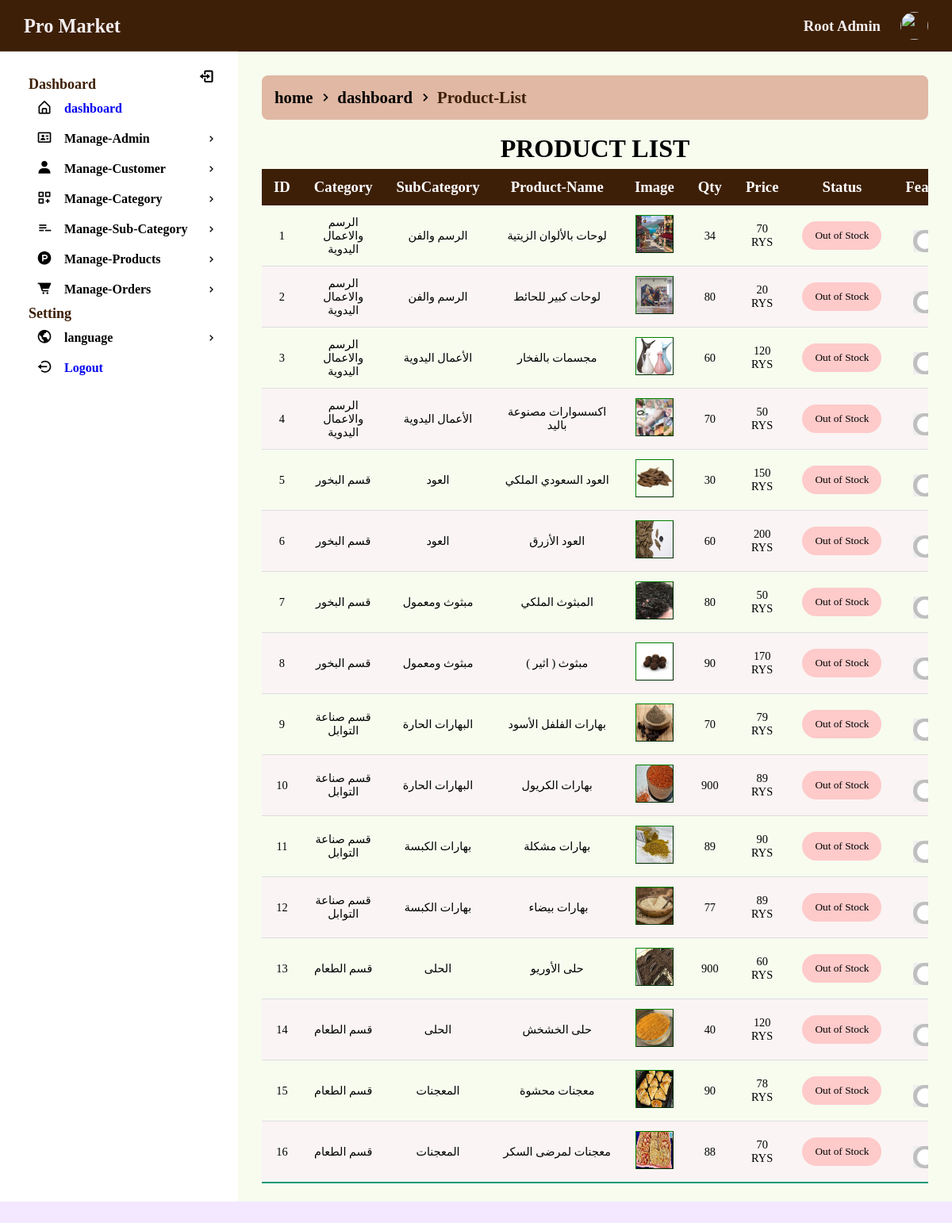
The app's page /admin/list-product (signed in) with its own data.
### tables this page shows
CREATE TABLE `products` (
  `id` int(11) NOT NULL COMMENT 'PRODUCTS ID',
  `category_id` int(11) NOT NULL,
  `subcategory_id` int(11) DEFAULT NULL,
  `product_name` varchar(128) NOT NULL,
  `product_summary` text NOT NULL,
  `product_details` text NOT NULL,
  `product_master_image` text NOT NULL,
  `product_quantity` int(11) NOT NULL,
  `product_price` double DEFAULT NULL,
  `product_discount_price` double DEFAULT NULL,
  `discount_start` datetime DEFAULT NULL,
  `discount_ends` datetime DEFAULT NULL,
  `product_status` enum('In Stock','Out of Stock') NOT NULL DEFAULT 'In Stock',
  `product_featured` enum('YES','NO') NOT NULL DEFAULT 'NO',
  `product_tags` varchar(512) NOT NULL,
  `created_at` datetime DEFAULT NULL,
  `updated_at` datetime DEFAULT NULL,
  `products_image_one` text DEFAULT NULL,
  `products_image_two` text DEFAULT NULL,
  `products_image_three` text DEFAULT NULL,
  `brand_id` int(11) DEFAULT NULL
);

CREATE TABLE `categories` (
  `id` int(11) NOT NULL COMMENT 'CATEGORIES ID',
  `category_name` varchar(64) NOT NULL,
  `category_status` enum('Active','Inactive') NOT NULL DEFAULT 'Active',
  `created_at` datetime DEFAULT current_timestamp(),
  `updated_at` datetime DEFAULT current_timestamp(),
  `category_image` text NOT NULL
);

CREATE TABLE `subcategories` (
  `id` int(11) NOT NULL COMMENT 'SUBCATEGORIES ID',
  `category_id` int(11) NOT NULL,
  `subcategory_name` varchar(128) NOT NULL,
  `subcategory_status` enum('Active','Inactive') NOT NULL DEFAULT 'Active',
  `subcategory_banner` text NOT NULL,
  `created_at` datetime DEFAULT NULL,
  `updated_at` datetime DEFAULT NULL
);

### admin/app/Controllers/View.php (called while the page is built, shortened)
<?php
class View
{
	public function loadContent($directory, $page_name)
	{
		include("resource/view/".$directory."/".$page_name.".php");
	}
}
?>

### common/Helper.php (called while the page is built, shortened)
<?php
class Helper
{
	public $connection;
	public function __construct()
	{
		$this->connection = new PDO('mysql:host='.$GLOBALS['DBHOST'].';dbname='.$GLOBALS['DBNAME'].';charset=utf8', $GLOBALS['DBUSER'], $GLOBALS['DBPASS']);
		$this->connection->setAttribute(PDO::ATTR_ERRMODE, PDO::ERRMODE_EXCEPTION);
		$this->connection->setAttribute(PDO::ATTR_EMULATE_PREPARES, false);
	}
	public function selectJoinData($columnName, $tableName, $joinType = "INNER", $onCondition, $whereValue = 0, $formatBy = 0, $paginate = 0)
	{
		try
		{
			if($columnName == "*")
			{
				$sql1 = "SELECT ";
				$sql2 = "*";
			}
			else
			{
				$sql1 = "SELECT ";
				foreach($columnName AS $ca1Column => $ca1Value)
				{
					@$sql2 .= "$ca1Value, ";
				}
				$sql2 = rtrim(@$sql2, ", ");
			}
			$sql3 = " FROM `" . $tableName['MAIN'] . "`";
			foreach($onCondition AS $on1Column => $on1Value)
			{
				@$sql4 .= " " . $joinType . " JOIN `" . $tableName[$on1Column] . "` ON " . $on1Value[0] . " = " . $on1Value[1];
			}
			if(@$formatBy['ASC'])
				$sql7 = " ORDER BY " . $formatBy['ASC'] . " ASC";
			else if(@$formatBy['DESC'])
				$sql7 = " ORDER BY " . $formatBy['DESC'] . " DESC";
			else
				$sql7 = "";
			if($whereValue != 0)
			{
				$sql5 = " WHERE ";
				foreach($whereValue AS $wa1Column => $wa1Value)
				{
					@$sql6 .= $wa1Column . " = " . "'" . $wa1Value . "' AND ";
				}
				$sql6 = trim($sql6); $sql6 = rtrim($sql6, "AND"); $sql6 = trim($sql6);
				$preSQL = $sql1 . $sql2 . $sql3 . $sql4 . $sql5 . $sql6 . $sql7;
			}
			else
			{
				$preSQL = $sql1 . $sql2 . $sql3 . $sql4 . $sql7;
			}
			$query = $this->connection->prepare($preSQL);
			$query->execute();
			$dataSelected = $query->fetchAll(PDO::FETCH_ASSOC);
			return $dataSelected;
		}
		catch(Exception $e)
		{
			return 0;
		}
	}
}
?>

### admin/resource/view/include/index.php (called while the page is built, shortened)
<?php
include_once("../common/Helper.php");
include("../common/breadcrumb.php");
$eloquent = new Helper;

### admin/resource/view/product/list-product.php (the view, shortened to what this page needs)
<?php
include("resource/view/include/index.php");
$columnName= $tableName = $joinType = $onCondition = null;
$columnName["1"] = "products.id";
$columnName["2"] = "products.product_name";
$columnName["3"] = "products.product_master_image";
$columnName["4"] = "products.product_quantity";
$columnName["5"] = "products.product_price";
$columnName["6"] = "products.product_status";
$columnName["7"] = "products.product_featured";
$columnName["8"] = "categories.category_name";
$columnName["9"] = "subcategories.subcategory_name";
$tableName["MAIN"] = "products";
$joinType = "INNER";
$tableName["1"] = "categories";
$tableName["2"] = "subcategories";
$onCondition["1"] = ["products.category_id", "categories.id"];
$onCondition["2"] = ["products.subcategory_id", "subcategories.id"];
$productList = $eloquent->selectJoinData($columnName, $tableName, $joinType, $onCondition);
?>
<div class="wrapper">
    <div class="row">
        <?php
		$links = [
			['url' => 'dashboard', 'label' => $t('home', 1)],
			['url' => 'dashboard', 'label' => $t('dashboard', 1)],
			['url' => '', 'label' => $t('Product-List', 1)],
		];
		echo BreadcrumbGenerator::generateBreadcrumb($links);
		?>
        <section class="panel">
            <header class="panel-heading">
                PRODUCT LIST
            </header>
            <div class="panel-body">
<div class="div-table">
					<table class="styled-table" id="dynamic-table">
                        <thead>
                            <tr>
                                <th><?php $t('ID') ?></th>
                                <th><?php $t('Category') ?> </th>
                                <th><?php $t('SubCategory') ?> </th>
                                <th><?php $t('Product-Name') ?> </th>
                                <th><?php $t('Image') ?> </th>
                                <th><?php $t('Qty') ?> </th>
                                <th><?php $t('Price') ?> </th>
                                <th><?php $t('Status') ?> </th>
                                <th><?php $t('Featured') ?> </th>
                            </tr>
                        </thead>
                        <tbody>
                            <?php
									$n = 1;
									foreach ($productList as $eachRow)
									{
										if(empty($eachRow['product_master_image']))
										{
											$productImage = "http://www.placehold.it/200x150/EFEFEF/AAAAAA&text=no+image";
										}
										else
										{
											$productImage = $GLOBALS['PRODUCT_DIRECTORY'].$eachRow['product_master_image'];
										}
										echo '
										<tr class="gradeA">
											<td>'. $n .'</td>
											<td>'. $eachRow['category_name'] .'</td>
											<td>'. $eachRow['subcategory_name'] .'</td>
											<td>'. $eachRow["product_name"] .'</td>
											<td class="center">
													<img src="'. $productImage .'" class="img-circle" height="48px" width="48px" style="border: 1px outset green;">
											</td>
											<td>'. $eachRow["product_quantity"] .'</td>
											<td>'. $eachRow["product_price"] .' '. $GLOBALS["CURRENCY"] .'</td>
											<td class="center" style="width:50px;">
												<form method="post" action="">
													<input type="hidden" name="change_status_id" value="'. $eachRow["id"] .'"/>
													<input type="hidden" name="current_status" value="'. $eachRow["product_status"] .'"/>
													<button name="change_status" class="stock"  type="submit" ' . ($eachRow["product_status"] == "Out of Stock" ? 'style="background-color: #fecaca;"' : '') . '>
													' . ($eachRow["product_status"]).'
													</button>
												</form>
											</td>
											<td class="center" style="width: 40px;">
												<form method="post" action="">
													<input type="hidden" name="change_feature_id" value="'. $eachRow["id"] .'"/>
													<input type="hidden" name="current_feature" value="'. $eachRow["product_featured"] .'"/>
													<button name="change_feature" class="btn-switch" type="submit">
													<div class="switch">
													<input  type="checkbox"  id="switch" ' . ($eachRow["product_featured"] == "YES" ? 'checked' : '') . '/>
													<label for="switch"></label>
													 </div>
													</button>
												</form>
											</td>
													<input type="hidden" name="did" value="'. $eachRow['id'] .'" />
														<input type="hidden" name="id" value="'. $eachRow["id"] .'"/>
										</tr>
										';
										$n++;
									}
								?>
                        </tbody>
                    </table>
                </div>
            </div>
        </section>
    </div>
</div>

### public/assets/css/admin/admin.css (style rules this page uses)
body { overflow: hidden; }
.wrapper { padding: 20px; }
.panel-heading { line-height: 1; font-size: 2rem; font-weight: bold; text-align: center; padding: 10px; }
.styled-table { border-collapse: collapse; font-size: 0.9em; min-width: 400px; box-shadow: 0 0 20px rgba(0, 0, 0, 0.15); }
.styled-table thead { border-radius: 1em; }
.styled-table thead tr { background-color: var(--main-color); color: #ffffff; text-align: left; }
.styled-table th { font-size: 1.3em; font-weight: bold; }
.styled-table th, .styled-table td { padding: 12px 15px; text-align: center; }
.styled-table tbody tr { border-bottom: 1px solid #dddddd; }
.styled-table tbody tr:nth-of-type(even) { background-color: #faf4f4; }
.styled-table tbody tr:last-of-type { border-bottom: 2px solid #009879; }
.div-table { overflow-x: scroll; }
.stock { border: none; outline: none; cursor: pointer; outline: none; padding: 10px; background-color: var(--coorect-color); width: 100px; border-radius: 20px; }

### public/assets/css/admin/switch.css (style rules this page uses)
.switch { display: flex; }
.switch label { cursor: pointer; width: 45px; height: 20px; background-color: rgb(0, 0, 0, 0.2); display: block; border-radius: 50em; position: relative; transition: 0.3s; padding: 4px; box-sizing: content-box; }
.switch label:after { content: ""; position: absolute; left: 5px; width: 20px; height: 20px; background-color: #fff; border-radius: 50em; transition: 0.3s; }
.btn-switch { border: none; outline: none; cursor: pointer; }

### public/assets/css/common/basic.css (style rules this page uses)
*, *::before, *::after { margin: 0; padding: 0; box-sizing: border-box; }
html { scroll-behavior: smooth; font-family: "Times New Roman", Times, serif; }
body, button, input, textarea { font-family: "Times New Roman", Times, serif; }
body { background-color: #f3e8ff; transition: all 0.5s ease; }

### public/assets/css/common/colors.css (style rules this page uses)
:root { --main1-color: rgb(216, 180, 254); --white-color: #fff; --grey-color: #ecdada; --sec-color:#eff5ee; --thr-color:#e0b8a4; --grey-color-light: #f3eeee; --coorect-color:#385442; --main-color:#3d1f07; --black-color:#000; }

### records on screen
products: category.category_name "الرسم والاعمال اليدوية", subcategory.subcategory_name "الرسم والفن", product_name "لوحات بالألوان الزيتية", product_master_image (picture), product_quantity "34", product_price "70", product_status "Out of Stock"
products: category.category_name "الرسم والاعمال اليدوية", subcategory.subcategory_name "الرسم والفن", product_name "لوحات كبير للحائط", product_master_image (picture), product_quantity "80", product_price "20", product_status "Out of Stock"
products: category.category_name "الرسم والاعمال اليدوية", subcategory.subcategory_name "الأعمال اليدوية", product_name "مجسمات بالفخار", product_master_image (picture), product_quantity "60", product_price "120", product_status "Out of Stock"
products: category.category_name "الرسم والاعمال اليدوية", subcategory.subcategory_name "الأعمال اليدوية", product_name "اكسسوارات مصنوعة باليد", product_master_image (picture), product_quantity "70", product_price "50", product_status "Out of Stock"
products: category.category_name "قسم البخور", subcategory.subcategory_name "العود", product_name "العود السعودي الملكي", product_master_image (picture), product_quantity "30", product_price "150", product_status "Out of Stock"
products: category.category_name "قسم البخور", subcategory.subcategory_name "العود", product_name "العود الأزرق", product_master_image (picture), product_quantity "60", product_price "200", product_status "Out of Stock"
products: category.category_name "قسم البخور", subcategory.subcategory_name "مبثوث ومعمول", product_name "المبثوث الملكي", product_master_image (picture), product_quantity "80", product_price "50", product_status "Out of Stock"
products: category.category_name "قسم البخور", subcategory.subcategory_name "مبثوث ومعمول", product_name "مبثوث ( اثير )", product_master_image (picture), product_quantity "90", product_price "170", product_status "Out of Stock"
products: category.category_name "قسم صناعة التوابل", subcategory.subcategory_name "البهارات الحارة", product_name "بهارات الفلفل الأسود", product_master_image (picture), product_quantity "70", product_price "79", product_status "Out of Stock"
products: category.category_name "قسم صناعة التوابل", subcategory.subcategory_name "البهارات الحارة", product_name "بهارات الكريول", product_master_image (picture), product_quantity "900", product_price "89", product_status "Out of Stock"
products: category.category_name "قسم صناعة التوابل", subcategory.subcategory_name "بهارات الكبسة", product_name "بهارات مشكلة", product_master_image (picture), product_quantity "89", product_price "90", product_status "Out of Stock"
products: category.category_name "قسم صناعة التوابل", subcategory.subcategory_name "بهارات الكبسة", product_name "بهارات بيضاء", product_master_image (picture), product_quantity "77", product_price "89", product_status "Out of Stock"
products: category.category_name "قسم الطعام", subcategory.subcategory_name "الحلى", product_name "حلى الأوريو", product_master_image (picture), product_quantity "900", product_price "60", product_status "Out of Stock"
products: category.category_name "قسم الطعام", subcategory.subcategory_name "الحلى", product_name "حلى الخشخش", product_master_image (picture), product_quantity "40", product_price "120", product_status "Out of Stock"
products: category.category_name "قسم الطعام", subcategory.subcategory_name "المعجنات", product_name "معجنات محشوة", product_master_image (picture), product_quantity "90", product_price "78", product_status "Out of Stock"
products: category.category_name "قسم الطعام", subcategory.subcategory_name "المعجنات", product_name "معجنات لمرضى السكر", product_master_image (picture), product_quantity "88", product_price "70", product_status "Out of Stock"

### other values on screen
$GLOBALS['NameWebsite'] "Pro Market"
$_SESSION['SMC_login_admin_name'] "Root Admin"
$t('Manage-Admin',1) "Manage-Admin"
$t('Manage-Customer',1) "Manage-Customer"
$t('Manage-Sub-Category',1) "Manage-Sub-Category"
$t('Manage-Products',1) "Manage-Products"
$t('Manage-Orders',1) "Manage-Orders"
$link['label'] "home"
$link['label'] "dashboard"
$link['label'] "Product-List"
